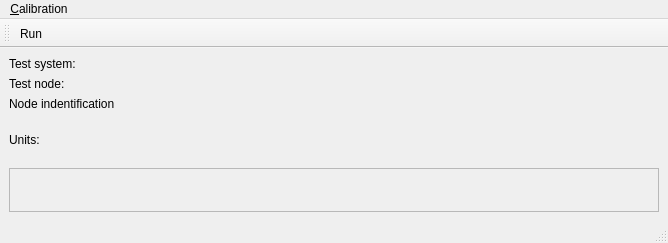
<?xml version="1.0" encoding="UTF-8"?>
<ui version="4.0">
 <class>mdtTtBasicTestNodeCalibrationWindow</class>
 <widget class="QMainWindow" name="mdtTtBasicTestNodeCalibrationWindow">
  <property name="geometry">
   <rect>
    <x>0</x>
    <y>0</y>
    <width>668</width>
    <height>243</height>
   </rect>
  </property>
  <property name="windowTitle">
   <string>MainWindow</string>
  </property>
  <widget class="QWidget" name="centralwidget">
   <layout class="QVBoxLayout" name="verticalLayout">
    <item>
     <layout class="QFormLayout" name="formLayout">
      <item row="0" column="0">
       <widget class="QLabel" name="lbVehicleType">
        <property name="text">
         <string>Test system:</string>
        </property>
       </widget>
      </item>
      <item row="0" column="1">
       <widget class="QLabel" name="fld_Type">
        <property name="text">
         <string/>
        </property>
       </widget>
      </item>
      <item row="1" column="0">
       <widget class="QLabel" name="lbVehicleSubType">
        <property name="text">
         <string>Test node:</string>
        </property>
       </widget>
      </item>
      <item row="1" column="1">
       <widget class="QLabel" name="fld_SubType">
        <property name="text">
         <string/>
        </property>
       </widget>
      </item>
      <item row="2" column="0">
       <widget class="QLabel" name="lbNodeIdentification">
        <property name="text">
         <string>Node indentification</string>
        </property>
       </widget>
      </item>
      <item row="2" column="1">
       <widget class="QLabel" name="fld_NodeIdentification">
        <property name="text">
         <string/>
        </property>
       </widget>
      </item>
     </layout>
    </item>
    <item>
     <widget class="QLabel" name="lbUnits">
      <property name="text">
       <string>Units:</string>
      </property>
     </widget>
    </item>
    <item>
     <widget class="QFrame" name="wTestNodeUnit">
      <property name="frameShape">
       <enum>QFrame::StyledPanel</enum>
      </property>
      <property name="frameShadow">
       <enum>QFrame::Raised</enum>
      </property>
     </widget>
    </item>
   </layout>
  </widget>
  <widget class="QMenuBar" name="menubar">
   <property name="geometry">
    <rect>
     <x>0</x>
     <y>0</y>
     <width>668</width>
     <height>21</height>
    </rect>
   </property>
   <widget class="QMenu" name="menu_Calibration">
    <property name="title">
     <string>&amp;Calibration</string>
    </property>
    <addaction name="actSelectCalibrationModel"/>
    <addaction name="actRunCalibration"/>
   </widget>
   <addaction name="menu_Calibration"/>
  </widget>
  <widget class="QStatusBar" name="statusbar"/>
  <widget class="QToolBar" name="toolBar">
   <property name="windowTitle">
    <string>toolBar</string>
   </property>
   <attribute name="toolBarArea">
    <enum>TopToolBarArea</enum>
   </attribute>
   <attribute name="toolBarBreak">
    <bool>false</bool>
   </attribute>
   <addaction name="actRunCalibration"/>
  </widget>
  <action name="actSelectCalibrationModel">
   <property name="text">
    <string>&amp;Select</string>
   </property>
  </action>
  <action name="actRunCalibration">
   <property name="text">
    <string>&amp;Run</string>
   </property>
  </action>
 </widget>
 <resources/>
 <connections/>
</ui>
